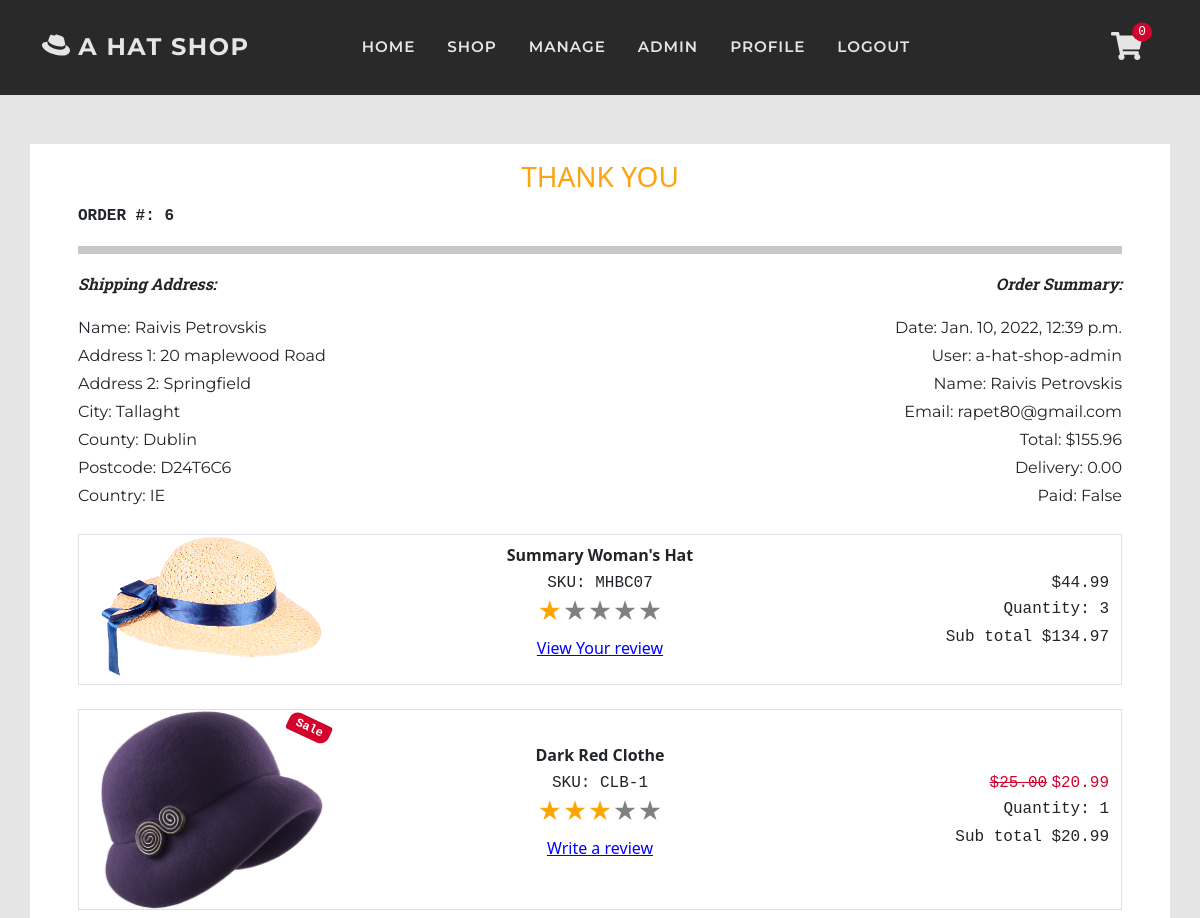
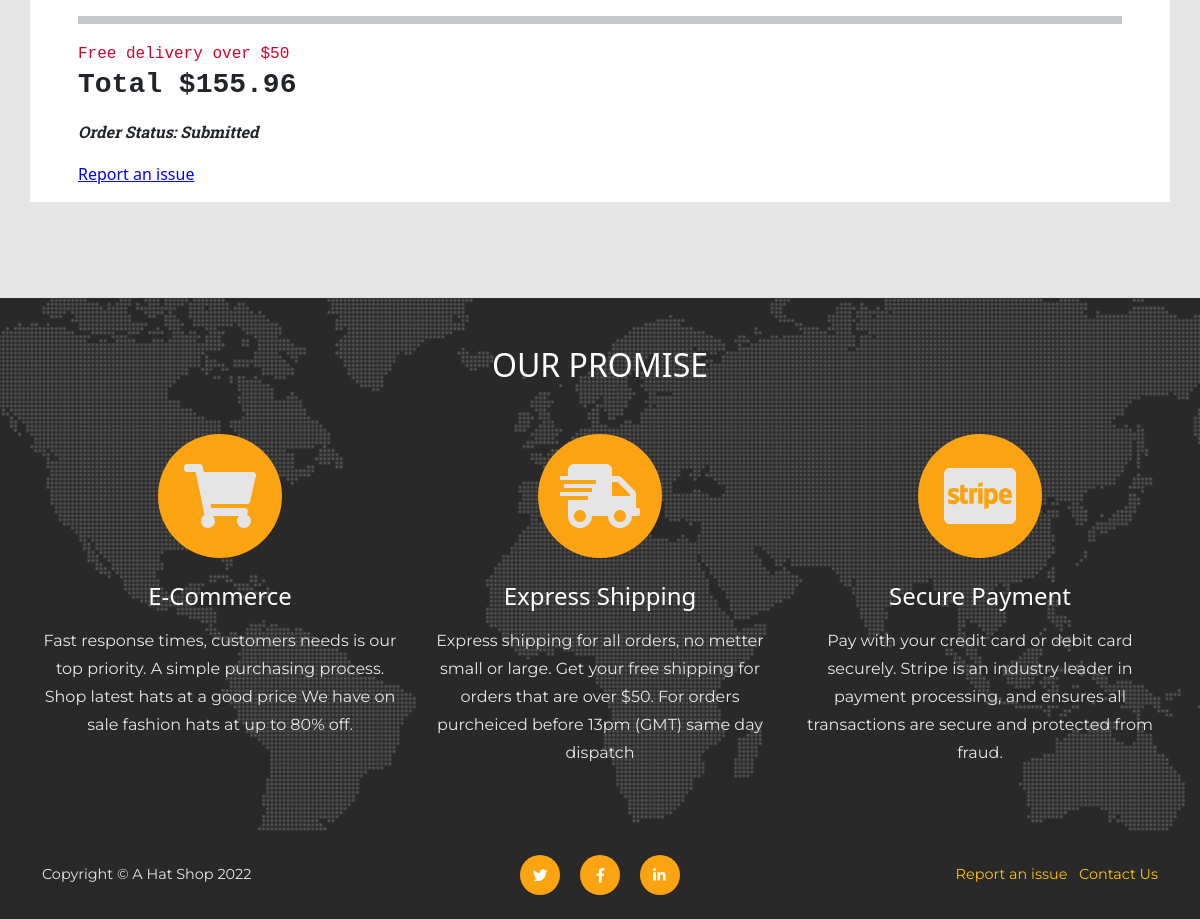
Page /user/order_history/3EA0C7B5E6EA41339B02E7680D0E6CD0 (signed in) on the committed database (2 pictures, top to bottom).
### checkout/models.py (models this page shows, shortened)
class Order(models.Model):
    SUBMITTED = 'Submitted'
    PAYMENT = 'Payment received'
    PROCESSED = 'Proccessed'
    SHIPPED = 'Shipped'
    CANCELLED = 'Cancelled'
    COMPLETED = 'Completed'
    ORDER_STATUS = [
        (SUBMITTED, 'Submitted'),
        (PAYMENT, 'Payment received'),
        (PROCESSED, 'Proccessed'),
        (SHIPPED, 'Shipped'),
        (CANCELLED, 'Cancelled'),
        (COMPLETED, 'Completed'),
    ]
    date = models.DateTimeField(auto_now_add=True)
    status = models.CharField(
        max_length=50, default=SUBMITTED, choices=ORDER_STATUS)
    order_number = models.CharField(
        max_length=32, null=False, editable=False)
    total = models.DecimalField(
        max_digits=10, decimal_places=2, default=0)
    delivery = models.DecimalField(
        max_digits=6, decimal_places=2, default=0)
    items = models.TextField(
        null=False, blank=False, default='')
    stripe_pid = models.CharField(
        max_length=254, null=False, blank=False, default='')
    paid = models.BooleanField(default=False)
    user_profile = models.ForeignKey(
        User, on_delete=models.SET_NULL,
        null=True, blank=True, related_name='orders')
    full_name = models.CharField(max_length=50)
    email = models.EmailField(max_length=50)
    shipping_name = models.CharField(max_length=50)
    address_line_1 = models.CharField(max_length=100)
    address_line_2 = models.CharField(max_length=100, blank=True)
    city = models.CharField(max_length=60)
    county = models.CharField(max_length=60, blank=True)
    postcode = models.CharField(max_length=30, blank=True)
    country = CountryField(blank_label='Country')

class OrderLine(models.Model):
    product = models.ForeignKey(Product, on_delete=models.CASCADE)
    quantity = models.IntegerField(default=1)
    order = models.ForeignKey(Order, on_delete=models.CASCADE,
                              related_name='lineitems')
    product_total = models.DecimalField(
        max_digits=6, decimal_places=2, editable=False, default=0)

### shop/models.py (models this page shows, shortened)
class Product(models.Model):
    sku = models.CharField(max_length=60)
    category = models.ForeignKey(
        'Category', null=True, blank=True,
        on_delete=models.SET_NULL)
    style = models.CharField(max_length=60)
    color = models.CharField(max_length=60)
    name = models.CharField(max_length=60)
    description = models.TextField(max_length=250)
    price = models.DecimalField(
        max_digits=6, decimal_places=2)
    image = models.ImageField(null=True, blank=True)
    sale = models.BooleanField(default=False)
    sale_price = models.DecimalField(
        max_digits=6, decimal_places=2,
        null=True, blank=True)
    item_count = models.IntegerField(
        blank=False, null=False, default=0)
    rating = models.DecimalField(
        max_digits=6, decimal_places=2,
        null=True, blank=True)
    rating_counter = models.PositiveSmallIntegerField(default=0)

### customers/views.py (the view, shortened to what this page needs)
# urls.py: path('order_history/<order_number>',
@login_required
def order_history(request, order_number):
    order = get_object_or_404(Order, order_number=order_number)
    profile = request.user
    if not profile.is_superuser:
        if not order.user_profile == profile:
            messages.error(request, 'Only order owner can view this page')
            return redirect(reverse('home'))
    admin = False
    status_form = None
    issues = CustomerSuport.objects.all()
    try:
        issue = issues.get(order=order)
    except CustomerSuport.DoesNotExist:
        issue = None
    order_reviews = profile.user_review.filter(
        order__order_number=order_number)
    order_list = list()
    for i in order_reviews:
        order_list.append(i.product.id)
    template = 'checkout/checkout-success.html'
    context = {
        'status_form': status_form,
        'issue': issue,
        'order_list': order_list,
        'order': order,
        'from_profile': True,
        'admin': admin,
    }
    return render(request, template, context)

### cart/contexts.py (called while the page is built, shortened)
def cart_contents(request):
    cart_items = []
    total = 0
    before = 0
    item_count = 0
    availability = 0
    cart = request.session.get('cart', {})
    if total < 50:
        delivery = total * Decimal(10 / 100)
        free_deivery = 50 * total
    else:
        delivery = 0
        free_deivery = 0
    delivery = round(delivery, 2)
    grand_total = delivery + total
    grand_total = round(grand_total, 2)
    context = {
        'cart_items': cart_items,
        'total': total,
        'before': before,
        'item_count': item_count,
        'delivery': delivery,
        'free_deivery': free_deivery,
        'deivery_treshold': 10,
        'grand_total': grand_total,
    }
    return context

### reviews/contexts.py (called while the page is built)
def review_context(request):
    review_items = ProductReview.objects.all()
    context = {
        'review_items': review_items,
    }
    return context

### support/contexts.py (called while the page is built, shortened)
def message_context(request):
    unread_messages_count = 0
    user_messages = None
    all_messages = Message.objects.all()
    if request.user.is_authenticated:
        profile = request.user
        user_messages = []
        if not request.user.is_superuser:
            if all_messages:
                issues = profile.user_support.all().exclude(status='Resolved')
        else:
            issues = CustomerSuport.objects.all()
        filtered_mesages = all_messages.exclude(
            user=profile).exclude(unread=False)
    context = {
        'unread_messages_count': unread_messages_count,
        'user_messages': user_messages,
    }
    return context

### checkout/templates/checkout/checkout-success.html (shortened to what this page needs)
{% extends 'base.html' %}
{% load static %}
{% block page_header %}
<header class="py-5">
</header>
{% endblock %}
{% block content %}
<section class="page-section">
    <div class="container bg-white px-3 pt-3 px-lg-5">
        <h3 class="col-12 text-uppercase text-center text-warning">Thank You</h3>
        <div class="row m-0 p-0">
            <p class="px-0 fw-bolder text-uppercase font-monospace">Order #: {{ order.id }}</p>
            <hr class="p-1">
            <div class="px-0 col-md-6">
                <p class="text-italic fw-bolder">Shipping Address:</p>
                <p class="mb-0 font-text">Name: {{ order.shipping_name }}</p>
                <p class="mb-0 font-text">Address 1: {{ order.address_line_1 }}</p>
                {% if order.address_line_2 %}
                <p class="mb-0 font-text">Address 2: {{ order.address_line_2 }}</p>
                {% endif %}
                <p class="mb-0 font-text">City: {{ order.city }}</p>
                {% if order.county %}
                <p class="mb-0 font-text">County: {{ order.county }}</p>
                {% endif %}
                {% if order.postcode %}
                <p class="mb-0 font-text">Postcode: {{ order.postcode }}</p>
                {% endif %}
                <p class="mb-0 font-text">Country: {{ order.country }}</p>
            </div>
            <div class="col-md-6 text-md-end px-0">
                <p class="text-italic fw-bolder">Order Summary:</p>
                <p class="mb-0 font-text">Date: {{ order.date }}</p>
                <p class="mb-0 font-text">User: {{ order.user_profile }}</p>
                <p class="mb-0 font-text">Name: {{ order.full_name }}</p>
                <p class="mb-0 font-text">Email: {{ order.email }}</p>
                <p class="mb-0 font-text">Total: ${{ order.total }}</p>
                <p class="mb-0 font-text">Delivery: {{ order.delivery }}</p>
                <p class="mb-0 font-text">Paid: {{ order.paid }}</p>
            </div>
        </div>
        {% include 'includes/order-line-items.html' %}
        <hr class="p-1 mt-4">
        <div class="cart-conteiner bg-white align-items-center pb-3">
            <div class="col-12 fw-bolder font-monospace">
                <p>
                    {% if delivery != 0 %}
                    <span class="font-monospace h6">Delivery: {{ delivery }}</span> <br>
                    {% else %}
                    <span class="text-danger m-0 h6 font-monospace">Free delivery over $50</span> <br>
                    {% endif %}
                    <span class="h3 fw-bold font-monospace">Total ${{ order.total }} </span>
                </p>
            </div>
            <div class="col-12">
                <div>
                    <p class="text-italic fw-bolder">Order Status: {{ order.status }}</p>
                </div>
            </div>
            <div class="col-12">
                {% if from_profile %}
                <div>
                    {% if issue %}
                    {% if issue.status == 'Resolved' %}
                    <a href="{% url 'messages_view' issue.id %}" class="m-0 link-success fw-bolder font-monospace"> Ticket #{{ issue.id }} Status: {{ issue.status }}</a>
                    {% else %}
                    <a href="{% url 'messages_view' issue.id %}" class="m-0 link-danger fw-bolder font-monospace"> Ticket #{{ issue.id }} Status: {{ issue.status }}</a>
                    {% endif %}
                    {% else %}
                    <a href="{% url 'submit' order.order_number %}">Report an issue</a>
                    {% endif %}
                </div>
                {% endif %}
            </div>
        </div>
    </div>
    {% include 'includes/forms/order-status-form.html' %}
</section>
{% endblock %}

### checkout/templates/includes/order-line-items.html
{% load thumbnail %}
{% for item in order.lineitems.all %}
<div class="cart-conteiner border mx-0 px-0 bg-white row align-items-center mt-2 mt-sm-4">
    <div class="col-6 col-sm-3 order-2 order-sm-1 position-relative">
        {% thumbnail item.product.image "150" as im %}
        <a class="" href="{% url 'shop_item' item.product.id %}">
            <div class="h-100 d-flex align-items-center ">
                <img class="card-img-top" src="{{ im.url }}" alt="{{ item.product.name }}" />
            </div>
        </a>
        {% if item.product.sale %}
        <div class="badge bg-danger text-white position-absolute font-monospace"
            style="top: 0.5rem; right: 0.5rem">
            Sale
        </div>
        {% endif %}
        {% endthumbnail %}
    </div>
    <div class="col-12 col-sm-6 order-1 order-sm-2 product text-center">
        <p class="text-capitalize mb-0 fw-bolder">{{ item.product.name }}</p>
        <p class="text-capitalize mb-0 font-monospace">SKU: {{ item.product.sku }}</p>
        <div class="star_container d-flex flex-column align-items-center">
            {% if item.product.rating %}
            <a href="{% url 'all_reviews' item.product.id %}">
                <div class="stars h4 text-warning"
                    style="background-image: linear-gradient(to right, orange, orange {% widthratio item.product.rating 5 100 %}%, gray {% widthratio item.product.rating 5 100 %}%, gray 100%)">
                    ★★★★★
                </div>
            </a>
            {% else %}
            <span class="time font-monospace">No reviews yet</span>
            <div class="stars h4 text-warning" style="background-image: linear-gradient(to right, gray, gray)">
                ★★★★★
            </div>
            {% endif %}
        </div>
        {% if order.user_profile and from_profile and not order.status == 'Cancelled' %}
        {% if not item.product.id in order_list %}
        <p><a href="{% url 'review_view' item.product.id  %}?order_id={{ order.order_number }}">Write a
                review</a></p>
        {% else %}
        <p><a href="{% url 'review_view' item.product.id  %}?order_id={{ order.order_number }}">View Your
                review</a></p>
        {% endif %}
        {% endif %}
    </div>
    <div class="col-3 col-6 col-sm-3 order-2 order-sm-3">
        <div class="text-end">
            {% if item.product.sale %}
            <span
                class="text-decoration-line-through text-danger  font-monospace">${{ item.product.price }}</span>
            <span class="text-danger  font-monospace">${{ item.product.sale_price }} </span>
            {% else %}
            <span class="font-monospace">${{ item.product.price }}</span>
            {% endif %}
            <p class="mb-0 font-monospace">Quantity: {{ item.quantity }}</p>
            <p class="mb-0 font-monospace">Sub total ${{ item.product_total }} </p>
        </div>
    </div>
</div>
{% endfor %}

### static/css/base.css (style rules this page uses)
:root { --bs-warning: #fca311; --bs-white: #ffffff; --bs-gray: #292929; --bs-light: #e5e5e5; --bs-dark: #000000; --bs-danger: #d2042d; --bs-success: #6a994e; --bs-primary: #292929; --bs-secondary: #e5e5e5; --bs-primary-rgb: 41, 41, 41; --bs-secondary-rgb: 229, 229, 229; --bs-warning-rgb: 252, 163, 17; --bs-success-rgb: 106, 153, 78; --bs-danger-rgb: 210, 4, 45; --bs-white-rgb: 255, 255, 255; --bs-light-rgb: 229, 229, 229; --bs-dark-rgb: 0, 0, 0; }
.font-text { font-family: "Montserrat", sans-serif; }
.text-italic { font-weight: 400; font-style: italic; font-family: "Roboto Slab", sans-serif; }
html { scroll-padding-top: 4.5rem; scroll-behavior: smooth; }
body { position: relative; overflow-x: hidden; background-color: #e5e5e5; }
p { line-height: 1.75; }
a { color: blue; }
section, .page-section { padding: 3rem 0; min-height: 50vh; }
@media (min-width: 768px) { section { padding: 6rem 0; } }
.cart-conteiner .badge, .item .badge, .card .badge { transform: rotate(25deg); border-radius: 9px 3px; }

### reviews/static/css/reviews.css (style rules this page uses)
.stars { background-clip: text; -webkit-background-clip: text; -webkit-text-fill-color: transparent; color: transparent; width: fit-content; }
.star_container a { text-decoration: none; }
a .stars { transition: all 250ms; }

### static/css/forms.css (style rules this page uses)
::placeholder { font-family: "Montserrat", sans-serif; font-weight: 700; color: #c5c5c5 !important; }

### rows in the picture
Order: id "6", shipping_name "Raivis Petrovskis", address_line_1 "20 maplewood Road", address_line_2 "Springfield", city "Tallaght", county "Dublin", postcode "D24T6C6", country "IE", date "Jan. 10, 2022, 12:39 p.m.", user_profile "a-hat-shop-admin", full_name "Raivis Petrovskis", email "rapet80@gmail.com", total "155.96", delivery "0.00", paid "False", status "Submitted"
OrderLine: shows a picture, product.name "Summary Woman's Hat", product.sku "MHBC07", product.price "44.99", quantity "3", product_total "134.97"
OrderLine: shows a picture, shows "Sale", product.name "Dark Red Clothe", product.sku "CLB-1", product.price "25.00", product.sale_price "20.99", quantity "1", product_total "20.99"

### other values in the picture
{{ item_count }} "0"
